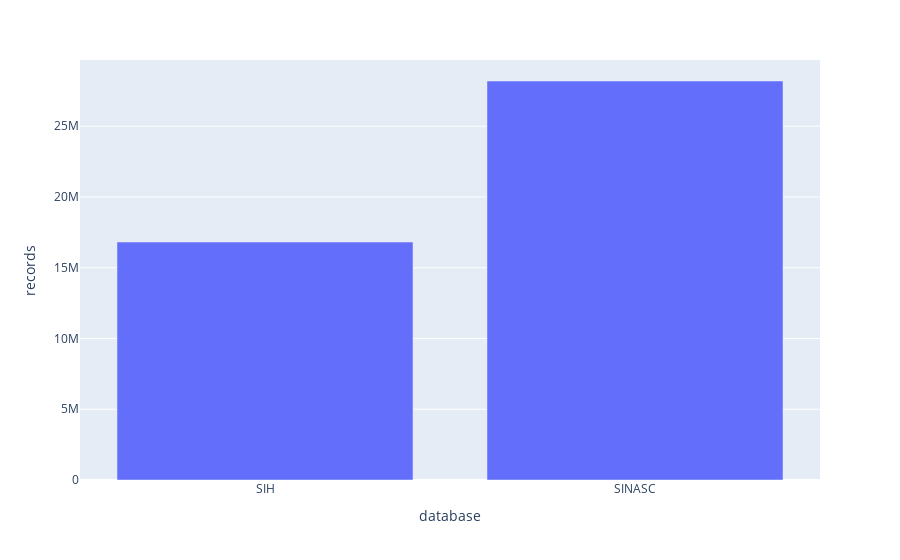

Here is the notebook cell this chart was saved with:
### Code cell
df_filter = pd.DataFrame([
	['SIH', flt_sih],
	['SINASC', flt_sinasc]
], columns=['database', 'records'])
fig = px.bar(df_filter, x='database', y='records')
fig.show()

### Figure 1 — Plotly figure (JSON) as saved in the notebook; plotly's stock layout.template omitted (floating-point values rounded to 4 significant figures)
{"data": [{"alignmentgroup": "True", "hovertemplate": "database=%{x}<br>records=%{y}<extra></extra>", "legendgroup": "", "marker": {"color": "#636efa", "pattern": {"shape": ""}}, "name": "", "offsetgroup": "", "orientation": "v", "showlegend": false, "textposition": "auto", "type": "bar", "x": ["SIH", "SINASC"], "xaxis": "x", "y": [16814490, 28197164], "yaxis": "y"}], "layout": {"barmode": "relative", "legend": {"tracegroupgap": 0}, "margin": {"t": 60}, "xaxis": {"anchor": "y", "domain": [0, 1], "title": {"text": "database"}}, "yaxis": {"anchor": "x", "domain": [0, 1], "title": {"text": "records"}}}}
